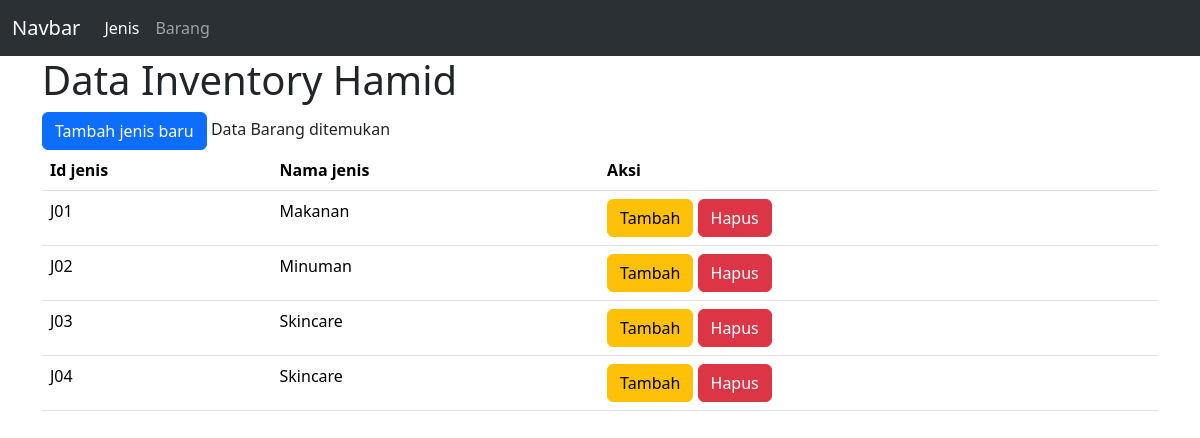
The app's page /view/Jenis/index.php with its own data.
### tables this page shows
CREATE TABLE `jenis` (
  `Id_jenis` varchar(15) NOT NULL,
  `Nama_jenis` varchar(10) DEFAULT NULL
);

### view/Jenis/index.php (the view, shortened to what this page needs)
<!DOCTYPE html>
<html lang="en">
<head>
    <link rel="stylesheet" href="https://cdn.jsdelivr.net/npm/bootstrap@5.3.3/dist/css/bootstrap.min.css">
</head>
<body>
<nav class="navbar navbar-expand-lg bg-body-tertiary" data-bs-theme="dark">
  <div class="container-fluid">
    <a class="navbar-brand" href="#">Navbar</a>
    <div class="collapse navbar-collapse" id="navbarNav">
      <ul class="navbar-nav">
        <li class="nav-item">
          <a class="nav-link active" aria-current="page" href="">Jenis</a>
        </li>
        <li class="nav-item">
          <a class="nav-link " href="../Barang/index.php">Barang</a>
        </li>
      </ul>
    </div>
  </div>
</nav>
    <div class="container">
      <h1>Data Inventory Hamid</h1>
      <a href="view_tambah.php" class="btn btn-primary">Tambah jenis baru</a>
     <table class="table">
            <tr>
            <th scope="col">Id jenis</th>
            <th scope="col">Nama jenis</th>
            <th>Aksi</th>
            </tr>
    <tbody>
         <?php
             include "../../config/koneksi.php";
              $query = mysqli_query($conn, "SELECT * FROM jenis");
              if(mysqli_num_rows($query)){
                  while($result = mysqli_fetch_assoc($query)){
              ?>
              <tr>
                  <td><?php echo $result['Id_jenis'] ?></td>
                  <td><?php echo $result['Nama_jenis'] ?></td>
                  <td>
                      <a href='view_tambah.php' class="btn btn-warning">Tambah</a>
                      <a onclick="return confirm('bener nih?')" class="btn btn-danger">Hapus</a>
                  </td>
              </tr>
              <?php
                  }
              } else {
                  echo "Data Barang tidak ditemukan";
              }
        ?>
    </tbody>
    </table>
    </div>
</body>
</html>

### records on screen
jenis: Id_jenis "J01", Nama_jenis "Makanan"
jenis: Id_jenis "J02", Nama_jenis "Minuman"
jenis: Id_jenis "J03", Nama_jenis "Skincare"
jenis: Id_jenis "J04", Nama_jenis "Skincare"
